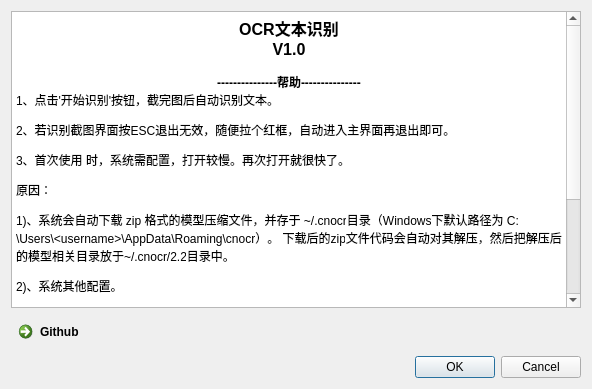
<?xml version="1.0" encoding="UTF-8"?>
<ui version="4.0">
 <class>Dialog</class>
 <widget class="QDialog" name="Dialog">
  <property name="geometry">
   <rect>
    <x>0</x>
    <y>0</y>
    <width>592</width>
    <height>389</height>
   </rect>
  </property>
  <property name="windowTitle">
   <string>HELP</string>
  </property>
  <layout class="QGridLayout" name="gridLayout">
   <item row="1" column="0">
    <widget class="QCommandLinkButton" name="commandLinkButton">
     <property name="text">
      <string>Github</string>
     </property>
    </widget>
   </item>
   <item row="1" column="1">
    <spacer name="horizontalSpacer">
     <property name="orientation">
      <enum>Qt::Horizontal</enum>
     </property>
     <property name="sizeHint" stdset="0">
      <size>
       <width>388</width>
       <height>20</height>
      </size>
     </property>
    </spacer>
   </item>
   <item row="0" column="0" colspan="2">
    <widget class="QTextBrowser" name="textBrowser">
     <property name="html">
      <string>&lt;!DOCTYPE HTML PUBLIC &quot;-//W3C//DTD HTML 4.0//EN&quot; &quot;http://www.w3.org/TR/REC-html40/strict.dtd&quot;&gt;
&lt;html&gt;&lt;head&gt;&lt;meta name=&quot;qrichtext&quot; content=&quot;1&quot; /&gt;&lt;style type=&quot;text/css&quot;&gt;
p, li { white-space: pre-wrap; }
&lt;/style&gt;&lt;/head&gt;&lt;body style=&quot; font-family:'SimSun'; font-size:9pt; font-weight:400; font-style:normal;&quot;&gt;
&lt;p align=&quot;center&quot; style=&quot; margin-top:0px; margin-bottom:0px; margin-left:0px; margin-right:0px; -qt-block-indent:0; text-indent:0px;&quot;&gt;&lt;span style=&quot; font-size:12pt; font-weight:600;&quot;&gt;OCR文本识别&lt;/span&gt;&lt;/p&gt;
&lt;p align=&quot;center&quot; style=&quot; margin-top:0px; margin-bottom:0px; margin-left:0px; margin-right:0px; -qt-block-indent:0; text-indent:0px;&quot;&gt;&lt;span style=&quot; font-size:12pt; font-weight:600;&quot;&gt;V1.0&lt;/span&gt;&lt;/p&gt;
&lt;p align=&quot;center&quot; style=&quot;-qt-paragraph-type:empty; margin-top:0px; margin-bottom:0px; margin-left:0px; margin-right:0px; -qt-block-indent:0; text-indent:0px;&quot;&gt;&lt;br /&gt;&lt;/p&gt;
&lt;p align=&quot;center&quot; style=&quot; margin-top:0px; margin-bottom:0px; margin-left:0px; margin-right:0px; -qt-block-indent:0; text-indent:0px;&quot;&gt;&lt;span style=&quot; font-weight:600;&quot;&gt;---------------帮助---------------&lt;/span&gt;&lt;/p&gt;
&lt;p style=&quot; margin-top:0px; margin-bottom:0px; margin-left:0px; margin-right:0px; -qt-block-indent:0; text-indent:0px;&quot;&gt;&lt;span style=&quot; font-family:'宋体';&quot;&gt;1、点击'开始识别'按钮，截完图后自动识别文本。&lt;/span&gt; &lt;/p&gt;
&lt;p style=&quot; margin-top:12px; margin-bottom:12px; margin-left:0px; margin-right:0px; -qt-block-indent:0; text-indent:0px;&quot;&gt;&lt;span style=&quot; font-family:'宋体';&quot;&gt;2、若识别截图界面按ESC退出无效，随便拉个红框，自动进入主界面再退出即可。&lt;/span&gt; &lt;/p&gt;
&lt;p style=&quot; margin-top:12px; margin-bottom:12px; margin-left:0px; margin-right:0px; -qt-block-indent:0; text-indent:0px;&quot;&gt;&lt;span style=&quot; font-family:'宋体';&quot;&gt;3、&lt;/span&gt;&lt;span style=&quot; font-family:'宋体'; color:#000000; background-color:#ffffff;&quot;&gt;首次使用&lt;/span&gt;&lt;span style=&quot; font-family:'Cambria','serif'; color:#000000; background-color:#ffffff;&quot;&gt; &lt;/span&gt;&lt;span style=&quot; font-family:'宋体'; color:#000000; background-color:#ffffff;&quot;&gt;时，系统需配置，打开较慢。再次打开就很快了。&lt;/span&gt; &lt;/p&gt;
&lt;p style=&quot; margin-top:12px; margin-bottom:12px; margin-left:0px; margin-right:0px; -qt-block-indent:0; text-indent:0px;&quot;&gt;&lt;span style=&quot; font-family:'宋体'; color:#000000; background-color:#ffffff;&quot;&gt;原因：&lt;/span&gt; &lt;/p&gt;
&lt;p style=&quot; margin-top:12px; margin-bottom:12px; margin-left:0px; margin-right:0px; -qt-block-indent:0; text-indent:0px;&quot;&gt;&lt;span style=&quot; font-family:'Roboto'; color:#000000; background-color:#ffffff;&quot;&gt;1)&lt;/span&gt;&lt;span style=&quot; font-family:'宋体'; color:#000000; background-color:#ffffff;&quot;&gt;、系统会自动下载&lt;/span&gt;&lt;span style=&quot; font-family:'Cambria','serif'; color:#000000; background-color:#ffffff;&quot;&gt; &lt;/span&gt;&lt;span style=&quot; font-family:'Roboto'; color:#000000; background-color:#ffffff;&quot;&gt;zip &lt;/span&gt;&lt;span style=&quot; font-family:'宋体'; color:#000000; background-color:#ffffff;&quot;&gt;格式的模型压缩文件，并存于&lt;/span&gt;&lt;span style=&quot; font-family:'Cambria','serif'; color:#000000; background-color:#ffffff;&quot;&gt; &lt;/span&gt;&lt;span style=&quot; font-family:'Courier New'; color:#000000;&quot;&gt;~/.cnocr&lt;/span&gt;&lt;span style=&quot; font-family:'宋体'; color:#000000; background-color:#ffffff;&quot;&gt;目录（&lt;/span&gt;&lt;span style=&quot; font-family:'Roboto'; color:#000000; background-color:#ffffff;&quot;&gt;Windows&lt;/span&gt;&lt;span style=&quot; font-family:'宋体'; color:#000000; background-color:#ffffff;&quot;&gt;下默认路径为&lt;/span&gt;&lt;span style=&quot; font-family:'Cambria','serif'; color:#000000; background-color:#ffffff;&quot;&gt; &lt;/span&gt;&lt;span style=&quot; font-family:'Courier New'; color:#000000;&quot;&gt;C:\Users\&amp;lt;username&amp;gt;\AppData\Roaming\cnocr&lt;/span&gt;&lt;span style=&quot; font-family:'宋体'; color:#000000; background-color:#ffffff;&quot;&gt;）。&lt;/span&gt;&lt;span style=&quot; font-family:'Roboto'; color:#000000; background-color:#ffffff;&quot;&gt; &lt;/span&gt;&lt;span style=&quot; font-family:'宋体'; color:#000000; background-color:#ffffff;&quot;&gt;下载后的&lt;/span&gt;&lt;span style=&quot; font-family:'Roboto'; color:#000000; background-color:#ffffff;&quot;&gt;zip&lt;/span&gt;&lt;span style=&quot; font-family:'宋体'; color:#000000; background-color:#ffffff;&quot;&gt;文件代码会自动对其解压，然后把解压后的模型相关目录放于&lt;/span&gt;&lt;span style=&quot; font-family:'Courier New'; color:#000000;&quot;&gt;~/.cnocr/2.2&lt;/span&gt;&lt;span style=&quot; font-family:'宋体'; color:#000000; background-color:#ffffff;&quot;&gt;目录中。&lt;/span&gt; &lt;/p&gt;
&lt;p style=&quot; margin-top:12px; margin-bottom:12px; margin-left:0px; margin-right:0px; -qt-block-indent:0; text-indent:0px;&quot;&gt;&lt;span style=&quot; font-family:'Roboto'; color:#000000; background-color:#ffffff;&quot;&gt;2)&lt;/span&gt;&lt;span style=&quot; font-family:'宋体'; color:#000000; background-color:#ffffff;&quot;&gt;、系统其他配置。&lt;/span&gt; &lt;/p&gt;
&lt;p style=&quot; margin-top:12px; margin-bottom:12px; margin-left:0px; margin-right:0px; -qt-block-indent:0; text-indent:0px;&quot;&gt;&lt;span style=&quot; font-family:'Roboto'; font-weight:600; color:#000000; background-color:#ffffff;&quot;&gt;4&lt;/span&gt;&lt;span style=&quot; font-family:'宋体'; font-weight:600; color:#000000; background-color:#ffffff;&quot;&gt;、程序路径不能有中文、空格等！&lt;/span&gt; &lt;/p&gt;
&lt;p style=&quot; margin-top:12px; margin-bottom:12px; margin-left:0px; margin-right:0px; -qt-block-indent:0; text-indent:0px;&quot;&gt;&lt;span style=&quot; font-family:'宋体';&quot;&gt;5、OCR （Optical Character Recognition，光学字符识别）是指电子设备（例如扫描仪或数码相机）检查纸上打印的字符，通过检测暗、亮的模式确定其形状，然后用字符识别方法将形状翻译成计算机文字的过程；即，针对印刷体字符，采用光学的方式将纸质文档中的文字转换成为黑白点阵的图像文件，并通过识别软件将图像中的文字转换成文本格式，供文字处理软件进一步编辑加工的技术。如何除错或利用辅助信息提高识别正确率，是OCR最重要的课题，ICR（Intelligent Character Recognition）的名词也因此而产生。衡量一个OCR系统性能好坏的主要指标有：拒识率、误识率、识别速度、用户界面的友好性，产品的稳定性，易用性及可行性等。&lt;/span&gt; &lt;/p&gt;&lt;/body&gt;&lt;/html&gt;</string>
     </property>
    </widget>
   </item>
   <item row="2" column="0" colspan="2">
    <widget class="QDialogButtonBox" name="buttonBox">
     <property name="orientation">
      <enum>Qt::Horizontal</enum>
     </property>
     <property name="standardButtons">
      <set>QDialogButtonBox::Cancel|QDialogButtonBox::Ok</set>
     </property>
    </widget>
   </item>
  </layout>
 </widget>
 <resources/>
 <connections>
  <connection>
   <sender>buttonBox</sender>
   <signal>accepted()</signal>
   <receiver>Dialog</receiver>
   <slot>accept()</slot>
   <hints>
    <hint type="sourcelabel">
     <x>248</x>
     <y>254</y>
    </hint>
    <hint type="destinationlabel">
     <x>157</x>
     <y>274</y>
    </hint>
   </hints>
  </connection>
  <connection>
   <sender>buttonBox</sender>
   <signal>rejected()</signal>
   <receiver>Dialog</receiver>
   <slot>reject()</slot>
   <hints>
    <hint type="sourcelabel">
     <x>316</x>
     <y>260</y>
    </hint>
    <hint type="destinationlabel">
     <x>286</x>
     <y>274</y>
    </hint>
   </hints>
  </connection>
 </connections>
</ui>
